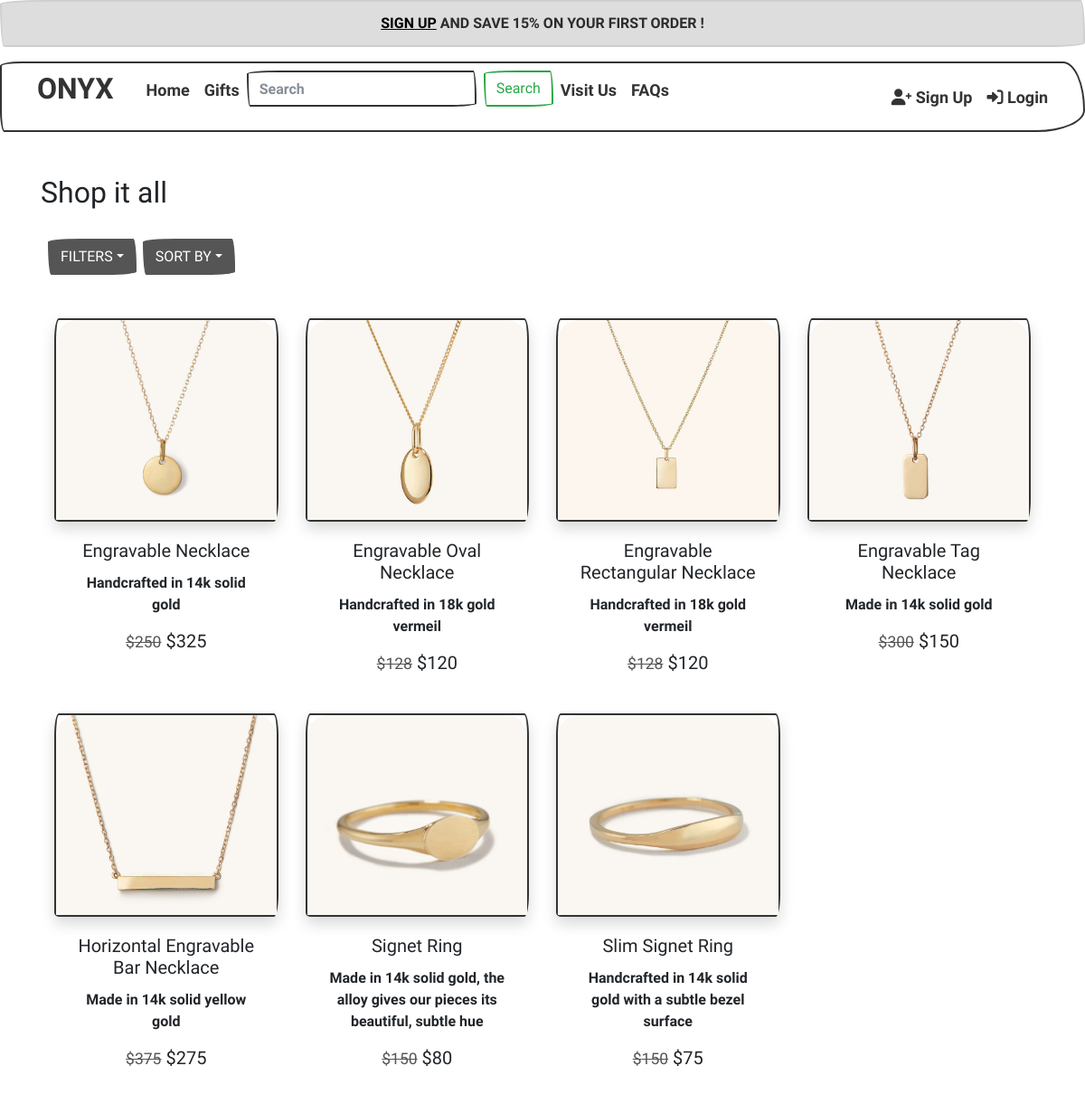
The app's page /Gift with its own data.
### tables this page shows
CREATE TABLE `products` (
  `productId` int(11) NOT NULL,
  `productName` varchar(1000) NOT NULL,
  `productShortDescription` varchar(10000) NOT NULL,
  `productDescription` varchar(10000) NOT NULL,
  `productType` varchar(1000) NOT NULL,
  `previousPrice` int(255) NOT NULL,
  `actualPrice` int(11) NOT NULL,
  `material` varchar(1000) NOT NULL,
  `quantity` varchar(1000) NOT NULL,
  `isGift` tinyint(1) NOT NULL,
  `pictureName` varchar(1000) NOT NULL
);

### app/controllers/Gift.php (called while the page is built, shortened)
<?php
class Gift extends Controller
{
    public function __construct()
    {
        $this->giftModel = $this->model('giftModel');
    }
    public function index()
    {
        if (isset($_POST['materials']) && !isset($_POST['prices']) && !isset($_POST['type'])) {
            $products = $this->giftModel->filterProductsByMaterial($_POST['materials']);
            $data = ['products' => $products];
        }
        else if (isset($_POST['prices']) && !isset($_POST['materials']) && !isset($_POST['type'])) {
            $products = $this->filterByRangePrice($_POST['prices']);
            $data = ['products' => $products];
        }
        else if (isset($_POST['type']) && !isset($_POST['materials']) && !isset($_POST['prices'])) {
            $products = $this->giftModel->filterProductsByType($_POST['type']);
            $data = ['products' => $products];
        }
        else if (isset($_POST['materials']) && isset($_POST['prices']) && !isset($_POST['type'])) {
            $products = $this->giftModel->filterProductsByMaterialAndPrice($_POST['materials'], $_POST['prices']);
            $data = ['products' => $products];
        }
        else if (isset($_POST['materials']) && isset($_POST['type']) && !isset($_POST['price'])) {
            $products = $this->giftModel->filterProductsByMaterialAndType($_POST['materials'], $_POST['type']);
            $data = ['products' => $products];
        }
        else if (isset($_POST['prices']) && isset($_POST['type']) && !isset($_POST['material'])) {
            $products = $this->giftModel->filterProductsByPriceAndType($_POST['materials'], $_POST['prices']);
            $data = ['products' => $products];
        }
        else if (isset($_POST['materials']) && isset($_POST['prices']) && isset($_POST['type'])) {
            $products = $this->giftModel->filterProductsByAll($_POST['materials'], $_POST['prices'], $_POST['type']);
            $data = ['products' => $products];
        }
        else {
            $products = $this->giftModel->getAllProducts();
            $data = ['products' => $products];
        }
        $this->view('Gift/index', $data);
    }
}

### app/core/App.php (called while the page is built, shortened)
<?php
class App
{
    protected $currentMethod = 'index';
    public function __construct()
    {
        $url = $this->parseURL();
        if (file_exists('../app/controllers/' . $url[0] . '.php')) {
            unset($url[0]);
        }
        $this->currentController = new $this->currentController;
        $this->params = $url ? array_values($url) : [];
        call_user_func_array([$this->currentController, $this->currentMethod], $this->params);
    }
    public function parseURL()
    {
        if (isset($_GET['url'])) {
            $url = rtrim($_GET['url'], '/');
            $url = filter_var($url, FILTER_SANITIZE_URL);
            $url = explode('/', $url);
            return $url;
        }
    }
}

### public/index.php (called while the page is built, shortened)
<?php
    $init = new App;
?>

### app/core/Model.php (called while the page is built, shortened)
<?php
class Model
{
    private $host = DB_HOST;
    private $user = DB_USER;
    private $pass = DB_PASS;
    private $dbname = DB_NAME;
    private $dbh;
    private $stmt;
    public function __construct()
    {
        $dsn = 'mysql:host=' . $this->host . ';dbname=' . $this->dbname;
        $options = array(
            PDO::ATTR_PERSISTENT => true,
            PDO::ATTR_ERRMODE => PDO::ERRMODE_EXCEPTION
        );
        try {
            $this->dbh = new PDO($dsn, $this->user, $this->pass, $options);
        } catch (PDOException $e) {
            $this->error = $e->getMessage();
            echo $this->error;
        }
    }
    public function query($sql)
    {
        $this->stmt = $this->dbh->prepare($sql);
    }
    public function execute()
    {
        return $this->stmt->execute();
    }
    public function getResultSet(){
        $this->execute();
        return $this->stmt->fetchAll(PDO::FETCH_OBJ);
    }
}

### app/models/giftModel.php (called while the page is built, shortened)
<?php
class giftModel
{
    public function __construct(){
        $this->db = new Model;
    }
    public function getAllProducts()
    {
        $this->db->query("SELECT * FROM products WHERE isGift = 1");
        return $this->db->getResultSet();
    }
}

### app/views/Gift/index.php (the view, shortened to what this page needs)
<?php require APPROOT . '/views/includes/header.php'; ?>
<html>
<head>
</head>
<body>
<div class= "container">
    <br><br><h2>Shop it all</h2><br>
</div>
<div class= "container">
    <div class="input-group">
        <div class="dropdown filterDropdown mx-2">
            <button class="btn btn-dark dropdown-toggle" type="button" id="dropdownMenuButton1" data-bs-toggle="dropdown" aria-expanded="false">FILTERS</button>
        </div>
        <div class="dropdown">
            <a class="btn btn-dark dropdown-toggle" role="button" id="dropdownMenuLink" data-bs-toggle="dropdown" aria-expanded="false">SORT BY</a>
        </div>
</div>
<div class="container">
    <div class="row text-center py-5">
    <?php
        foreach($data["products"] as $product)
        {
            echo'<div class="col-md-3 col-sm-6 my-3 my-md-0">';
            echo'<form action="index.php" method="post">';
                    echo'<div class="card shadow">
                        <a href="/WebsiteMVC/Gift/details/'. $product->productId.'">
                        <img src="'.'http://localhost/WebsiteMVC/public/img/'.$product->pictureName.'" class="img-fluid card-img-top">
                        </a>
                        </div>';
                    echo'<div class="card-body">';
                        echo"<h5 class='card-title'> $product->productName</h5>";
                        echo"<p class='card-text'>
                            $product->productShortDescription
                            </p>";
                        echo"<h5>
                            <small><s class='text-secondary'>$$product->previousPrice</s></small>
                            <span class='price'>$$product->actualPrice</span>
                            </h5>";
                    echo'</div>';
                echo'</form>';
            echo'</div>';
        }
        ?>
    </div>
</div>
</body>
</html>
<?php require APPROOT . '/views/includes/footer.php'; ?>

### public/css/style.css (style rules this page uses)
.filterDropdown { display: inline-block; }

### records on screen
products: pictureName (picture), productName "Engravable Necklace", productShortDescription "Handcrafted in 14k solid gold", previousPrice "250", actualPrice "325"
products: pictureName (picture), productName "Engravable Oval Necklace", productShortDescription "Handcrafted in 18k gold vermeil", previousPrice "128", actualPrice "120"
products: pictureName (picture), productName "Engravable Rectangular Necklace", productShortDescription "Handcrafted in 18k gold vermeil", previousPrice "128", actualPrice "120"
products: pictureName (picture), productName "Engravable Tag Necklace", productShortDescription "Made in 14k solid gold", previousPrice "300", actualPrice "150"
products: pictureName (picture), productName "Horizontal Engravable Bar Necklace", productShortDescription "Made in 14k solid yellow gold", previousPrice "375", actualPrice "275"
products: pictureName (picture), productName "Signet Ring", productShortDescription "Made in 14k solid gold, the alloy gives our pieces its beautiful, subtle hue", previousPrice "150", actualPrice "80"
products: pictureName (picture), productName "Slim Signet Ring", productShortDescription "Handcrafted in 14k solid gold with a subtle bezel surface", previousPrice "150", actualPrice "75"
